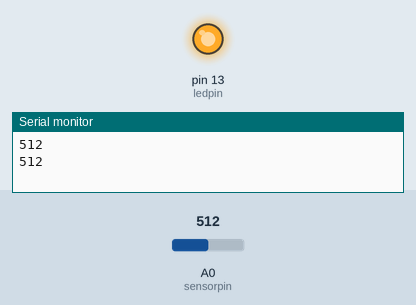
Recording of a sketch running on a simulated Arduino Uno, built with avr-gcc and run on an emulated ATmega328P. On the bench: output pins drawn as LEDs (lit = HIGH), the last lines printed to the serial monitor. Inputs (shaded band) come from the test bench; at power-on: A0 (sensorpin) = 512.

Above: at 1.2 s.
1.3 s: A0 (sensorpin) set to 122
4.3 s: A0 (sensorpin) set to 0
At 5.5 s:
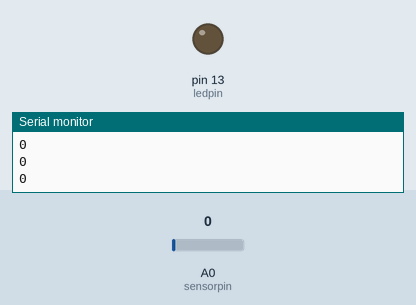
5.8 s: A0 (sensorpin) set to 306
At 6.56 s:
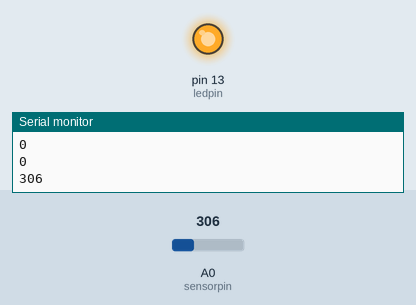
Timing chart, 0 to 14.8 s (numbered marks = the images above; inputs shaded):
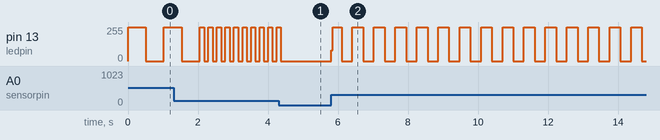

The sketch:

serialReadandLEDspeed.pde
```cpp
/*
  Analog input, serial output

 Reads an analog input pin, prints the results to the serial monitor.

 The circuit:

 * potentiometer connected to analog pin 0.
   Center pin of the potentiometer goes to the analog pin.
   side pins of the potentiometer go to +5V and ground

 created over and over again
 by Tom Igoe and everyone who's ever used Arduino

 */
   int ledpin = 13;
  int sensorpin = 0;
  int sensorvalue = 0;


 void setup() {
  Serial.begin(9600);
  pinMode(ledpin,OUTPUT);

 }

 void loop() {
  // read the analog input into a variable:
   int analogValue = analogRead(0);
   // print the result:
   Serial.println(analogValue);
   // wait 10 milliseconds for the analog-to-digital converter
   // to settle after the last reading:
     // read the value from the sensor:
  sensorvalue = analogRead(sensorpin);
  // turn the ledPin on
  digitalWrite(ledpin, HIGH);
  // stop the program for <sensorValue> milliseconds:
  delay(sensorvalue);
  // turn the ledPin off:
  digitalWrite(ledpin, LOW);
  // stop the program for for <sensorValue> milliseconds:
  delay(sensorvalue);


 }
```

Measured:
- after the input at 4.3 s, pin 13 (ledpin): goes on until 4.4 s, then stays 0/255
- after the input at 5.8 s, pin 13 (ledpin): 0/255 → 79/255 at once, then repeats every 0.56 s: 255/255 0.25 s, 0/255 0.31 s
- by itself, pin 13 (ledpin): repeats every 0.24 s: 255/255 0.12 s, 0/255 0.12 s
